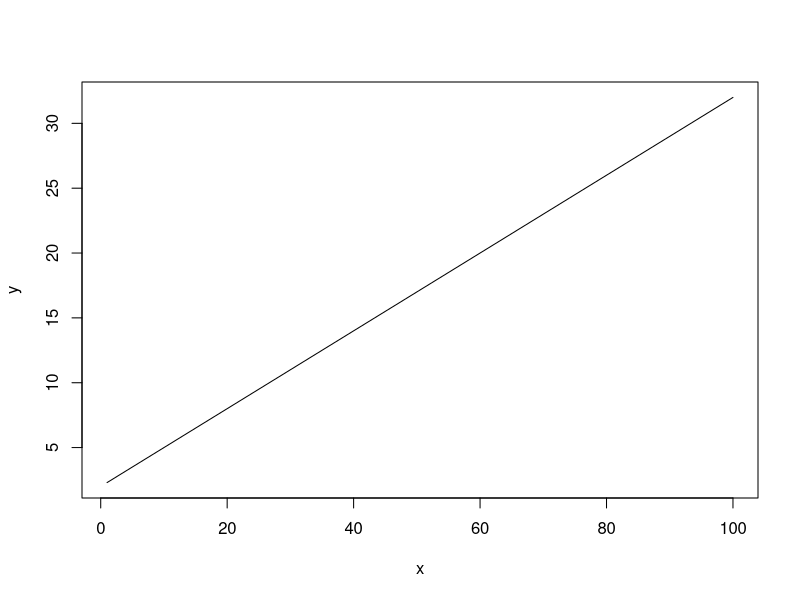
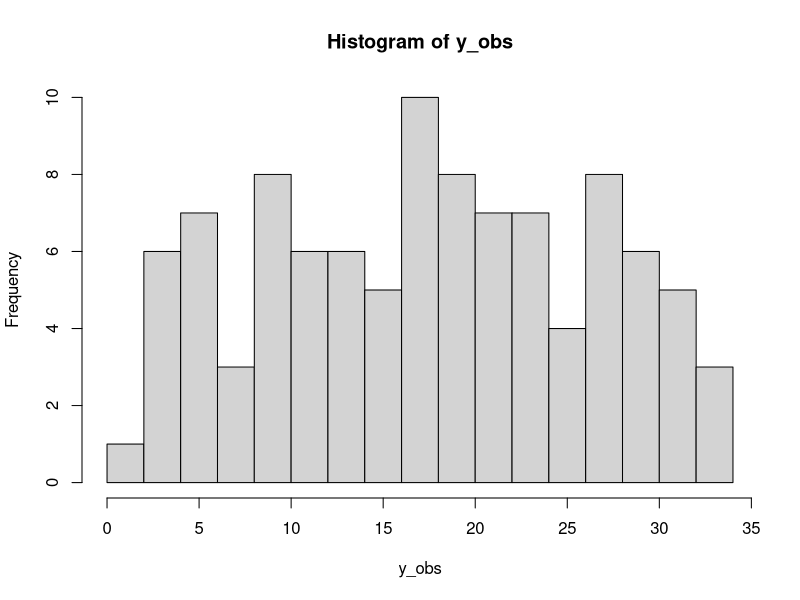
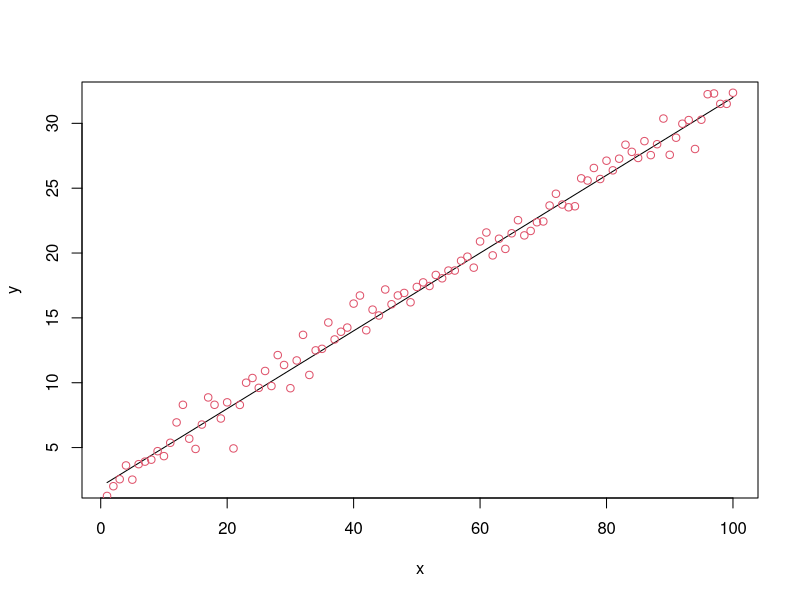
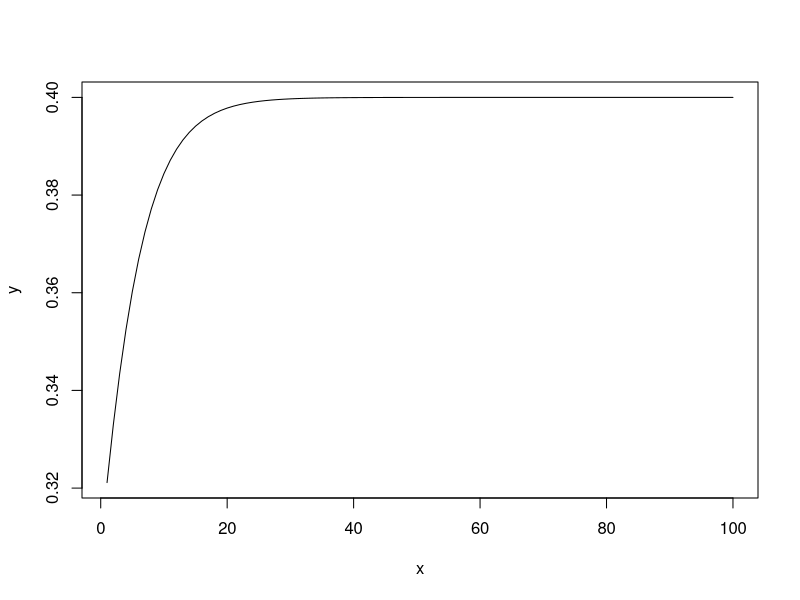
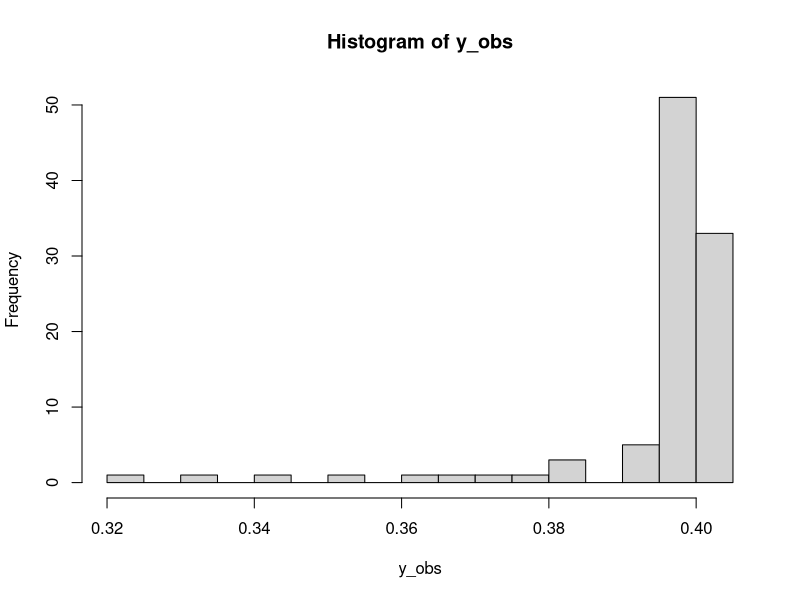
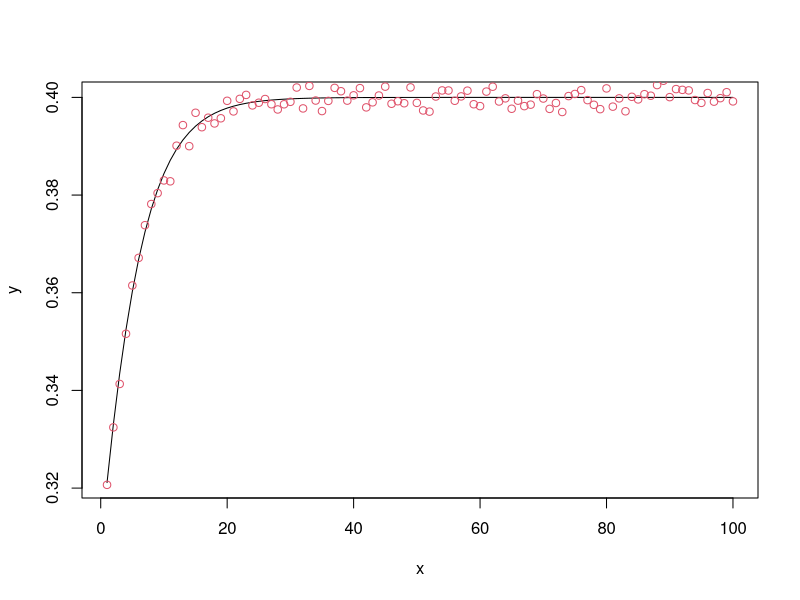

R code for these plots, in order:
### Estimando as observações a partir do modelo ####
# Autor: Carlos Antônio Zarzar
# 09/11/2019
# Referencias: https://pt.wikipedia.org/wiki/Coeficiente_de_determina%C3%A7%C3%A3o
#------------------------#------------------------#------------------------
# Exemplo de um modelo linear
x <- 1:100
a = 0.3
b = 2
r2 <- .823
(y <- a*x+b)
plot(x,y,type = "l")
# Soma dos quadrados explicado (SQexp) = sum( (ŷ- mean(y))^2 )
# , que calcula a parte que não é explicada pelo modelo
SQexp <- sum( (y - mean(y))^2 )/(length(y)-1)
SQexp <- var(y)
# Soma dos quadrados totais R2 = SQexp/SQt = (SQt - SQres)/SQt = 1 - SQres/SQt
SQt <- SQexp/r2
# Residual standard error
rse <- sqrt(SQt/length(y)) # Uma medidada de variabilidade dos dados
y_obs <- y+rnorm(length(y),0,rse) # Colocando a variabilidade calculada no valor preditor (ŷ)
cbind(y,y_obs)
hist(y_obs, nclass = 20)
plot(x,y,type = "l")
points(x,y_obs,col=2)

#------------------------#------------------------#------------------------
# Exemplo de um modelo não linear
## Modelo de Richards
x <- 1:100
a = 2
b = .3
c = .2
d = 5
y <- a/(1+b*exp(-c*x))^1/d
y
plot(x,y,type = "l")
r2 <- .725
SQexp <- sum( (y - mean(y))^2 )/(length(y)-1)
SQexp <- var(y)
# Soma dos quadrados totais R2 = SQexp/SQt = (SQt - SQres)/SQt = 1 - SQres/SQt
SQt <- SQexp/r2
# Residual standard error
rse <- sqrt(SQt/length(y)) # Uma medidada de variabilidade dos dados
y_obs <- y+rnorm(length(y),0,rse) # Colocando a variabilidade calculada no valor preditor (ŷ)
cbind(y,y_obs)
hist(y_obs, nclass = 20)
plot(x,y,type = "l")
points(x,y_obs,col=2)
#------------------------#------------------------#------------------------

